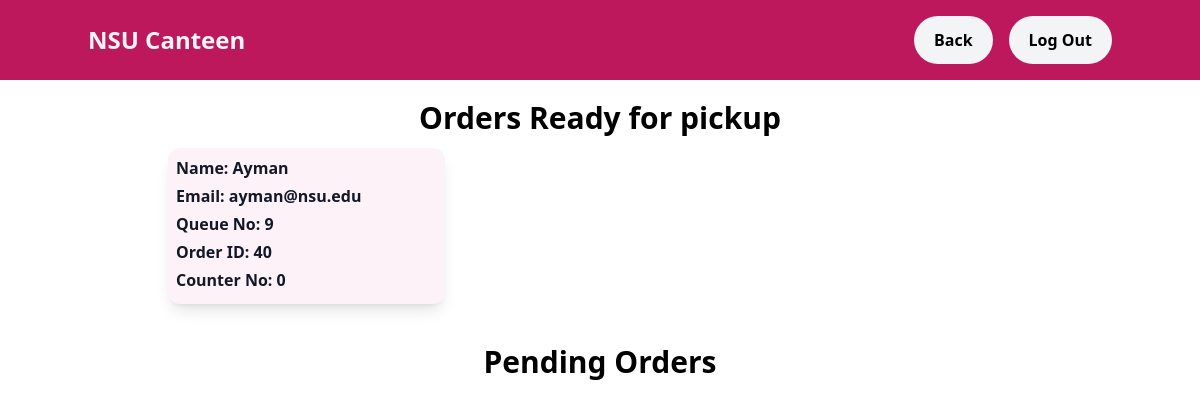
The app's page /output/queue.php with its own data.
### tables this page shows
CREATE TABLE `Queue` (
  `QueueNo` int(11) NOT NULL,
  `OrderID` int(11) NOT NULL,
  `Counter` int(11) DEFAULT NULL
);

CREATE TABLE `users` (
  `id` int(11) NOT NULL,
  `category` int(11) NOT NULL,
  `name` varchar(50) NOT NULL,
  `email` varchar(50) NOT NULL,
  `phone` varchar(20) NOT NULL,
  `password` varchar(50) NOT NULL,
  `verified` varchar(255) NOT NULL DEFAULT 'pending'
);

### output/queue.php (the view, shortened to what this page needs)
<html>
<head>
    <link rel="stylesheet" href="outputstyles.css">
    <script src="https://cdn.tailwindcss.com"></script>
</head>
<nav class="bg-pink-700 py-4 px-4 sm:px-6 md:px-14 z-10">
    <div class="container mx-auto flex justify-between items-center">
        <button onClick="history.back()" class="text-gray-100 text-2xl border-white font-fatface">NSU Canteen</button>
        <div class="relative flex items-center">
            <button onClick="history.back()"
                class=" flex justify-center items-center bg-gray-100 hover:bg-pink-700 hover:text-white text-black font-raleway py-3 px-5 rounded-full hover:ring-2 hover:ring-white hover:translate-0 hover:transition-shadow ml-4">Back</button>
            <?php
            if (!isset($_SESSION["loggedin"]) || $_SESSION["loggedin"] !== true) {
                ?>
                <a href="login.php"
                    class=" flex justify-center items-center bg-gray-100 hover:bg-pink-700 hover:text-white text-black font-raleway py-3 px-5 rounded-full hover:ring-2 hover:ring-white hover:translate-0 hover:transition-shadow ml-4">
                    <i class="fas fa-sign-out-alt"></i> Log Out
                </a>
            <?php } ?>
        </div>
    </div>
</nav>
<body class=" scroll-smooth font-semibold min-h-screen bg-cover bg-no-repeat w-full"
    style="background-image: url('images/Homepage bg .png'); backdrop-filter:blur(3px);">
    <h1 class="my-5 text-center text-3xl h-2 ">Orders Ready for pickup</h1>
    <ul class="grid sm:grid-cols-1 md:grid-cols-3 gap-4 mx-auto container shadow-none md:px-20 py-5 sm:px-10">
        <?php
        include("connection.php");
        $sql = "SELECT * FROM Queue WHERE counter IS NOT NULL";
        $result = $conn->Query($sql);
        if ($result == true) {
            if ($result->num_rows > 0) {
                while ($row = $result->fetch_assoc()) { ?>
                    <li class="p-2 bg-pink-50 rounded-xl shadow-lg overflow-hidden flex">
                        <div class="flex-grow p-0">
                            <?php
                            $orderDetails = "SELECT BILL.*, users.id,users.name, users.email
                        FROM BILL
                        INNER JOIN users ON BILL.CustomerID = users.id
                        WHERE OrderID = " . $row["OrderID"] . ";";
                            $orderDetails = $conn->query($orderDetails);
                            $orderDetails = $orderDetails->fetch_assoc();
                            ?>
                            <h3 class="text-base font-raleway text-gray-900 mb-1">
                                Name:
                                <?php echo $orderDetails["name"] ?>
                            </h3>
                            <p class="text-base font-raleway text-gray-900 mb-1">
                                Email:
                                <?php echo $orderDetails["email"] ?>
                            </p>
                            <h3 class="text-base font-raleway text-gray-900 mb-1">Queue No:
                                <?php echo $row['QueueNo'] ?>
                            </h3>
                            <h3 class="text-base font-raleway text-gray-900 mb-1">Order ID:
                                <?php echo $row["OrderID"] ?>
                            </h3>
                            <h1 class="text-base font-raleway text-gray-900 mb-1"><b>Counter No:
                                    <?php echo $row["Counter"] ?>
                                </b>
                            </h1>
                        </div>
                    </li>
                <?php }
            }
        }
        ?>
    </ul>
    <h1 class="md:py-5 text-center text-3xl  h-2 ">Pending Orders</h1>
    <ul class="grid sm:grid-cols-1 md:grid-cols-3 gap-4 mx-auto container shadow-none md:px-20 py-5 sm:px-10">
    </ul>
</body>
</html>

### records on screen
queue: users.name "Ayman", users.email "ayman@nsu.edu", QueueNo "9", OrderID "40", Counter "0"
